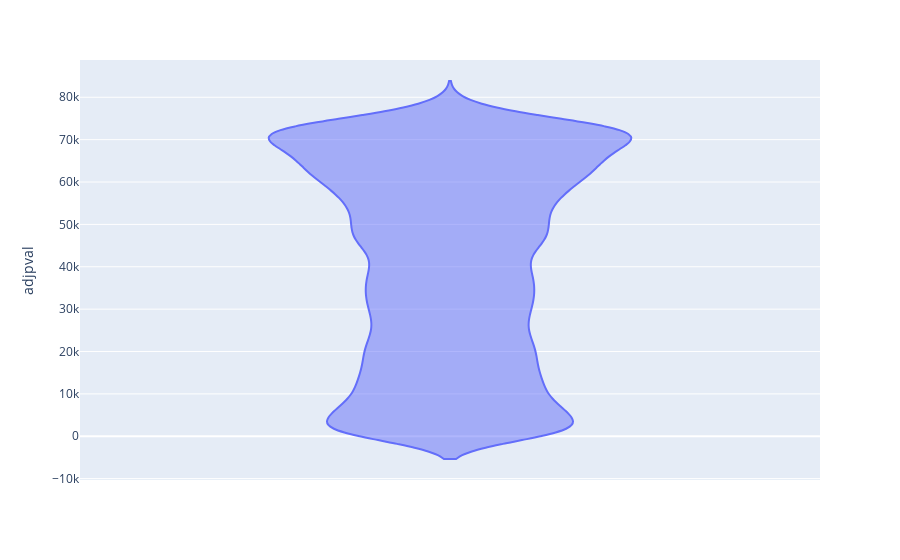

The cell this chart's notebook holds for it:
### Markdown cell above
# Most genes don't vary with most comorbiditys

### Code cell
fig = px.violin(df_nona, y="adjpval")
fig.show()

### Figure 1 — Plotly figure (JSON) as saved in the notebook; plotly's stock layout.template omitted (floating-point values rounded to 4 significant figures; data arrays with more than 128 entries replaced by an {"elided": "..."} marker saying what was removed)
{"data": [{"alignmentgroup": "True", "box": {"visible": false}, "hovertemplate": "adjpval=%{y}<extra></extra>", "legendgroup": "", "marker": {"color": "#636efa"}, "name": "", "offsetgroup": "", "orientation": "v", "scalegroup": "True", "showlegend": false, "type": "violin", "x0": " ", "xaxis": "x", "y": {"elided": "81468 float values"}, "y0": " ", "yaxis": "y"}], "layout": {"autosize": true, "legend": {"tracegroupgap": 0}, "margin": {"t": 60}, "violinmode": "group", "xaxis": {"anchor": "y", "autorange": true, "domain": [0, 1], "range": [-0.5, 0.5], "type": "category"}, "yaxis": {"anchor": "x", "autorange": true, "domain": [0, 1], "range": [-10320.0, 88800.0], "title": {"text": "adjpval"}, "type": "linear"}}}
